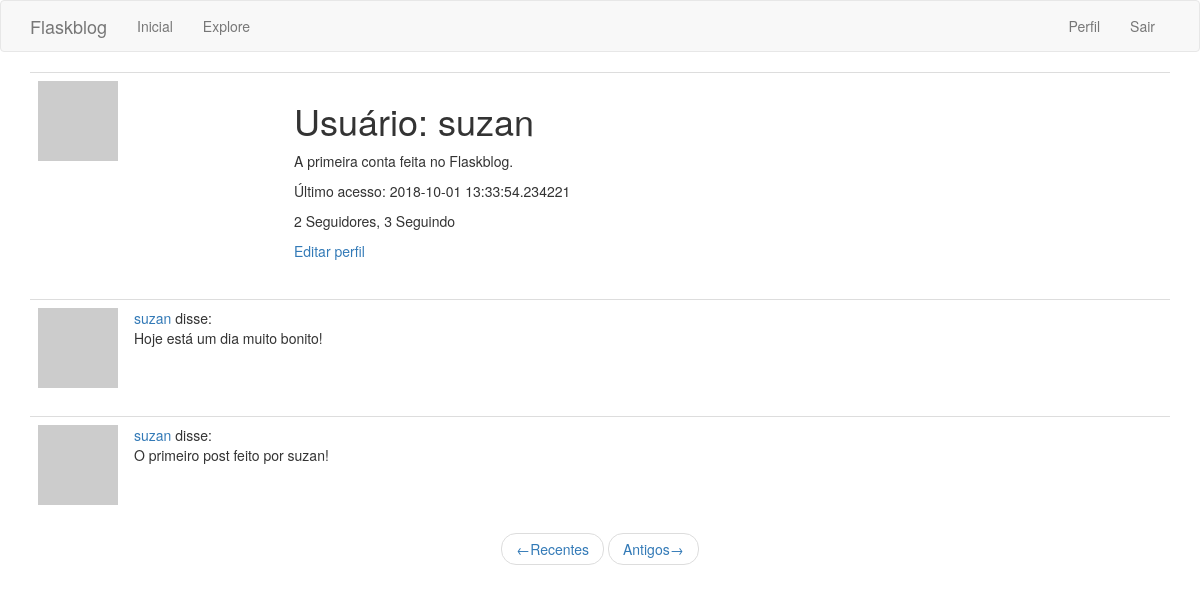
Page /user/suzan (signed in) on the earlier database version.
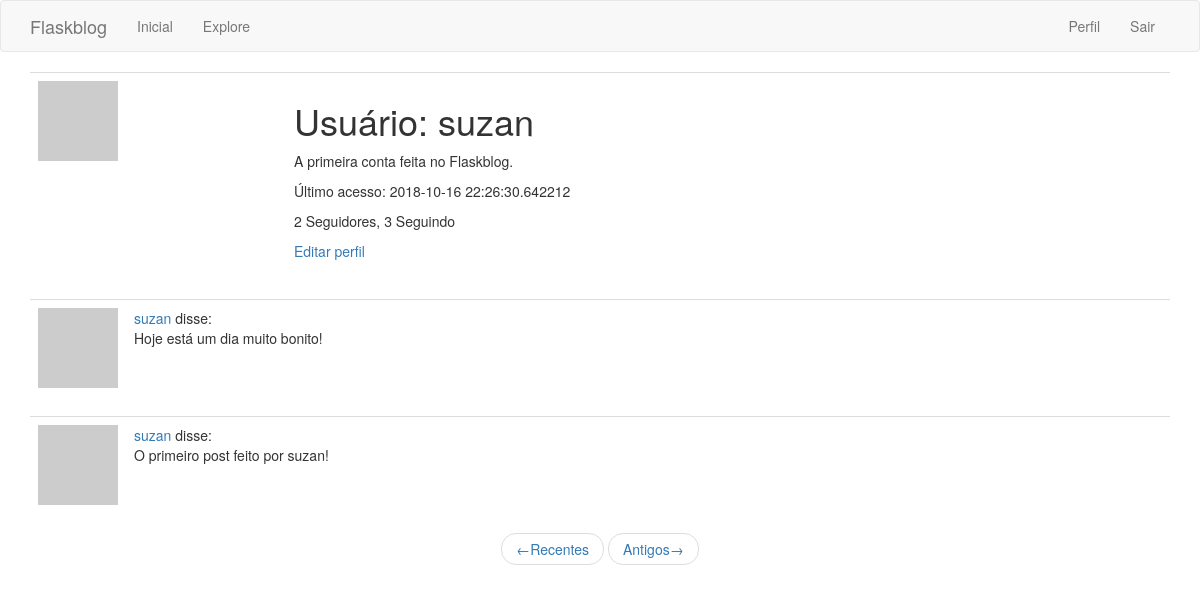
Same page on the later database version.
### app/models.py (models this page shows, shortened)
class User(UserMixin, db.Model):
    id = db.Column(db.Integer, primary_key=True)
    username = db.Column(db.String(64), index=True, unique=True)
    email = db.Column(db.String(120), index=True, unique=True)
    password_hash = db.Column(db.String(128))
    posts = db.relationship('Post', backref='author', lazy='dynamic')
    about_me = db.Column(db.String(140))
    last_seen = db.Column(db.DateTime, default=datetime.utcnow)
    followed = db.relationship(
        'User', secondary=followers,
        primaryjoin=(followers.c.follower_id == id),
        secondaryjoin=(followers.c.followed_id == id),
        backref=db.backref('followers', lazy='dynamic'), lazy='dynamic')
    def avatar(self, size):
        digest = md5(self.email.lower().encode('utf-8')).hexdigest()
        return 'https://www.gravatar.com/avatar/{}?d=identicon&s={}'.format(
            digest, size)

class Post(db.Model):
    id = db.Column(db.Integer, primary_key=True)
    body = db.Column(db.String(140))
    timestamp = db.Column(db.DateTime, index=True, default=datetime.utcnow)
    user_id = db.Column(db.Integer, db.ForeignKey('user.id'))

### app/routes.py (the view)
@app.route('/user/<username>')
@login_required
def user(username):
    user = User.query.filter_by(username=username).first_or_404()
    page = request.args.get('page', 1, type=int)
    posts = user.posts.order_by(Post.timestamp.desc()).paginate(
        page, app.config['POSTS_PER_PAGE'], False)
    next_url = url_for('user', username=user.username, page=posts.next_num) \
        if posts.has_next else None
    prev_url = url_for('user', username=user.username, page=posts.prev_num) \
        if posts.has_prev else None
    return render_template('user.html', user=user, posts=posts.items,
                            prev_url=prev_url, next_url=next_url)

### app/models.py (called while the page is built)
@login.user_loader
def load_user(id):
    return User.query.get(int(id))

### app/routes.py (called while the page is built)
@app.before_request
def before_request():
    if current_user.is_authenticated:
        current_user.last_seen = datetime.utcnow()
        db.session.commit()

### app/templates/user.html
{% extends "base.html" %}
{% block app_content %}
<table class="table table-hover">
	<tr>
		<td width="256px"><img src="{{ user.avatar(256) }}"></td>
		<td>
			<h1>Usuário: {{ user.username }}</h1>
			{% if user.about_me %}
				<p>{{ user.about_me }}</p>
			{% endif %}
			{% if user.last_seen %}
				<p>Último acesso: {{ user.last_seen }}</p>
			{% endif %}
			<p>
				{{ user.followers.count() }} Seguidores,
				{{ user.followed.count() }} Seguindo
			</p>
			{% if user == current_user %}
				<p><a href="{{ url_for('edit_profile') }}">Editar perfil</a></p>
			{% elif not current_user.is_following(user) %}
				<p><a href="{{ url_for('follow', username=user.username) }}">Seguir</a></p>
			{% else %}
				<p><a href="{{ url_for('unfollow', username=user.username) }}">Deixar de Seguir</a></p>
			{% endif %}
		</td>
	</tr>
</table>
{% for post in posts %}
	{% include "_post.html" %}
{% endfor %}
<nav aria-label="...">
	<ul class="pager">
		<li class="previous{% if not prev_url %}disabled{% endif %}">
			<a href="{{ prev_url or '#' }}">
				<span aria-hidden="true">&larr;</span>Recentes
			</a>
		</li>
		<li class="next{% if not next_url %}disabled{% endif %}">
			<a href="{{ next_url or '#' }}">
				Antigos<span aria-hidden="true">&rarr;</span>
			</a>
		</li>
	</ul>
</nav>
{% endblock %}

### app/templates/base.html (shortened to what this page needs)
{% extends 'bootstrap/base.html' %}
{% block navbar %}
	<nav class="navbar navbar-default">
		<div class="container">
			<div class="navbar-header">
				<a class="navbar-brand" href="{{ url_for('index') }}">Flaskblog</a>
			</div>
			<div class="collapse navbar-collapse" id="bs-example-navbar-collapse-1">
				<ul class="nav navbar-nav">
					<li><a href="{{ url_for('index') }}">Inicial</a></li>
					<li><a href="{{ url_for('explore') }}">Explore</a></li>
				</ul>
				<ul class="nav navbar-nav navbar-right">
					{% if current_user.is_anonymous %}
					<li><a href="{{ url_for('login') }}">Entrar</a></li>
					{% else %}
					<li><a href="{{ url_for('user', username=current_user.username) }}">Perfil</a></li>
					<li><a href="{{ url_for('logout') }}">Sair</a></li>
					{% endif %}
				</ul>
			</div>
		</div>
	</nav>
{% endblock %}
{% block content %}
	<div class="container">
		{% block app_content %}{% endblock %}
	</div>
{% endblock %}

### app/templates/_post.html
<table class="table table-hover">
	<tr>
		<td width="70px">
			<a href="{{ url_for('user', username=post.author.username) }}">
				<img src="{{ post.author.avatar(70) }}" />
			</a>
		</td>
		<td>
			<a href="{{ url_for('user', username=post.author.username) }}">
				{{ post.author.username }}
 			</a>
			disse:<br>{{ post.body }}
		</td>
	</tr>
</table>

Differences in the rows shown:
changed User "suzan": last_seen "2018-10-01 13:33:54.234221" → "2018-10-16 22:26:30.642212"
